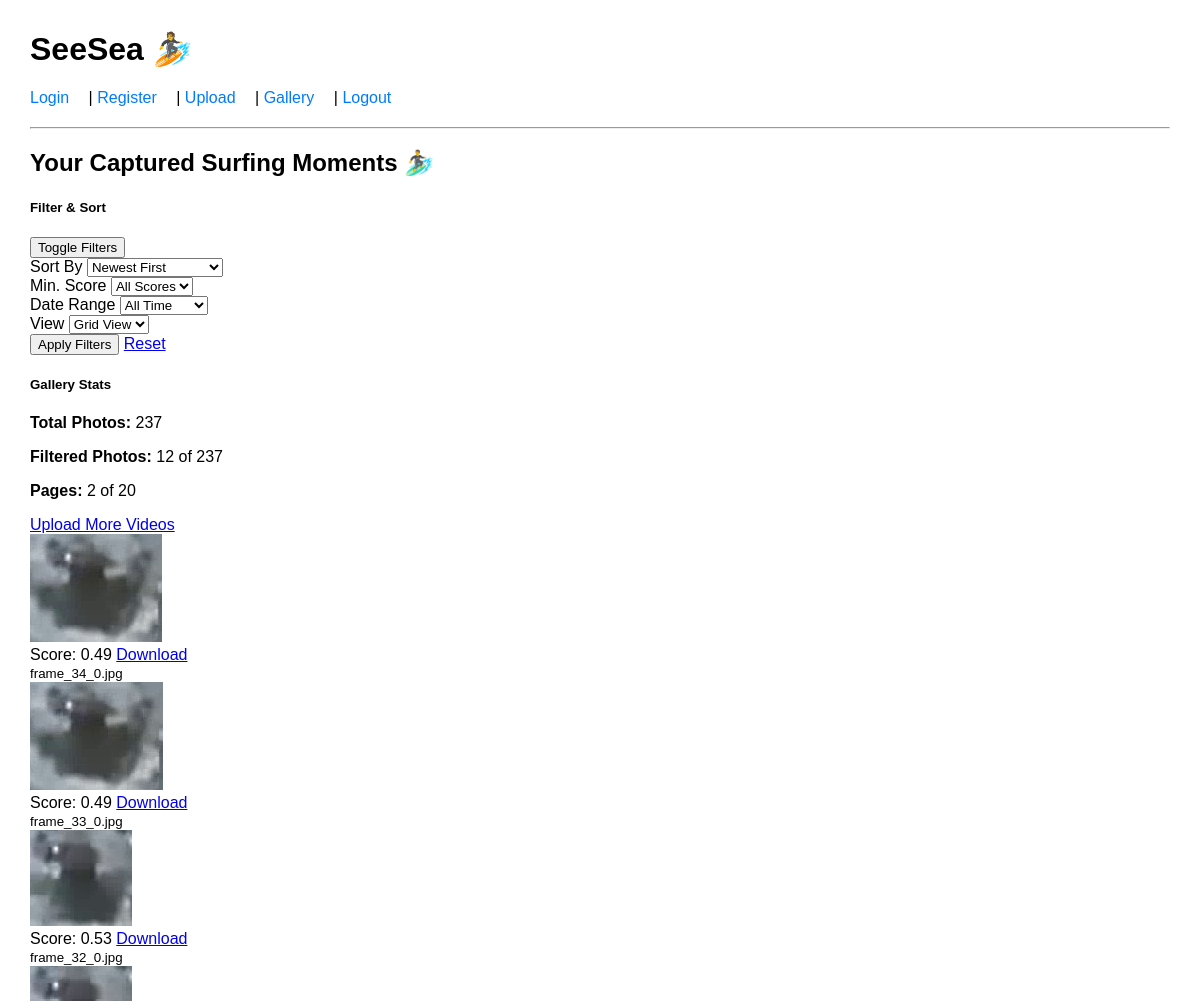
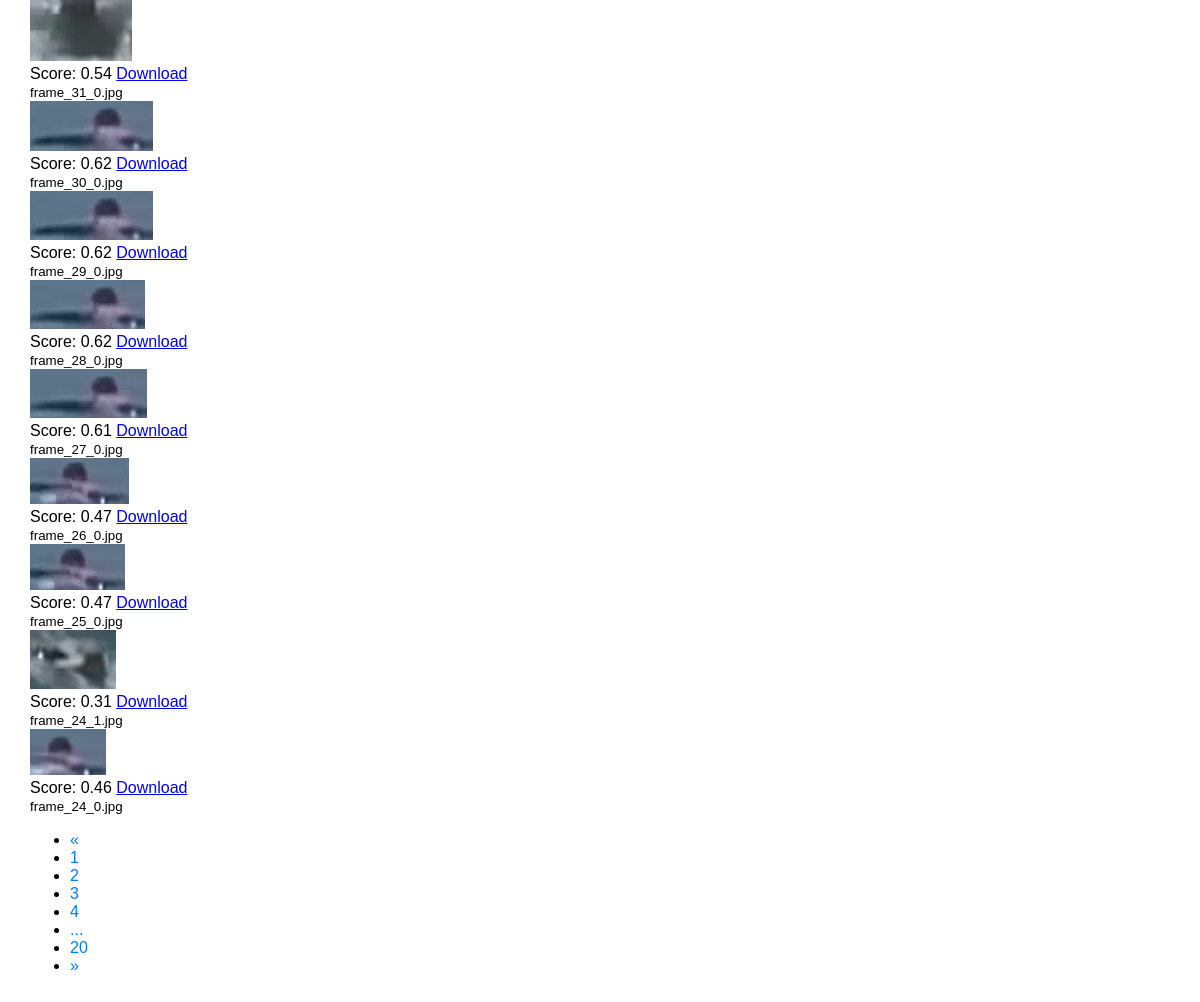
Page /upload/gallery?page=2&sort=date_desc&min_score=0.0&view=grid (signed in) on the committed database (2 pictures, top to bottom).
### app/models.py (models this page shows)
class SurferFrame(Base):
    __tablename__ = "surfer_frames"
    id = Column(Integer, primary_key=True)
    user_id = Column(Integer, nullable=False)
    frame_path = Column(String, nullable=False)
    x1 = Column(Float)
    y1 = Column(Float)
    x2 = Column(Float)
    y2 = Column(Float)
    score = Column(Float)

### app/upload/routes.py (the view, shortened to what this page needs)
@upload_bp.route("/gallery")
@login_required
def gallery():
    sort_option = request.args.get('sort', 'date_desc')
    min_score = float(request.args.get('min_score', 0))
    view_option = request.args.get('view', 'grid')
    date_range = request.args.get('date_range', 'all')
    page = request.args.get('page', 1, type=int)
    per_page = request.args.get('per_page', 12, type=int)  # Number of photos per page
    session = SessionLocal()
    try:
        query = session.query(SurferFrame).filter_by(user_id=current_user.id).filter(SurferFrame.score >= min_score)
        if sort_option == 'date_asc':
            query = query.order_by(SurferFrame.id.asc())
        elif sort_option == 'date_desc':
            query = query.order_by(SurferFrame.id.desc())
        elif sort_option == 'score_asc':
            query = query.order_by(SurferFrame.score.asc())
        elif sort_option == 'score_desc':
            query = query.order_by(SurferFrame.score.desc())
        total_count = query.count()
        total_pages = (total_count + per_page - 1) // per_page  # Ceiling division
        offset = (page - 1) * per_page
        frames = query.limit(per_page).offset(offset).all()
        for frame in frames:
            if frame.frame_path.startswith("app/static/"):
                frame.frame_path = frame.frame_path[len("app/static/"):]
        pagination = {
            'page': page,
            'per_page': per_page,
            'total_count': total_count,
            'total_pages': total_pages,
            'has_prev': page > 1,
            'has_next': page < total_pages,
            'prev_page': page - 1 if page > 1 else None,
            'next_page': page + 1 if page < total_pages else None,
        }
        return render_template(
            "gallery.html",
            frames=frames,
            pagination=pagination,
            sort_option=sort_option,
            min_score=min_score,
            view_option=view_option,
            date_range=date_range
        )
    except Exception as e:
        flash(f"Error loading gallery: {str(e)}", "error")
        return redirect(url_for("upload.profile"))
    finally:
        session.close()

### app/__init__.py (called while the page is built)
def create_app():
    app = Flask(__name__)
    app.config.from_object(Config)
    login_manager = LoginManager()
    login_manager.login_view = "auth.login"
    login_manager.init_app(app)
    @login_manager.user_loader
    def load_user(user_id):
        session = SessionLocal()
        return session.query(User).get(int(user_id))
    from app.auth import auth_bp
    from app.upload import upload_bp
    app.register_blueprint(auth_bp)
    app.register_blueprint(upload_bp)
    return app

### app/templates/gallery.html (shortened to what this page needs)
{% extends "base.html" %}
{% block content %}
<div class="container">
  <div class="row mb-4">
    <div class="col">
      <h2 class="mt-4 mb-3">Your Captured Surfing Moments 🏄‍♂️</h2>
    </div>
  </div>
  <div class="row mb-4">
    <div class="col-md-8">
      <div class="card">
        <div class="card-header bg-light d-flex justify-content-between align-items-center">
          <h5 class="mb-0">Filter & Sort</h5>
          <button class="btn btn-sm btn-outline-secondary" type="button" data-bs-toggle="collapse" data-bs-target="#filterCollapse" aria-expanded="true" aria-controls="filterCollapse">
             Toggle Filters
          </button>
        </div>
        <div class="collapse show" id="filterCollapse">
          <div class="card-body">
            <form method="GET" class="row g-3">
              <div class="col-md-6 col-lg-3">
                <label class="form-label">Sort By</label>
                <select name="sort" class="form-select">
                  <option value="date_desc" {% if sort_option == 'date_desc' %}selected{% endif %}>Newest First</option>
                </select>
              </div>
              <div class="col-md-6 col-lg-3">
                <label class="form-label">Min. Score</label>
                <select name="min_score" class="form-select">
                  <option value="0" {% if min_score == 0 %}selected{% endif %}>All Scores</option>
                </select>
              </div>
              <div class="col-md-6 col-lg-3">
                <label class="form-label">Date Range</label>
                <select name="date_range" class="form-select">
                  <option value="all" {% if date_range == 'all' %}selected{% endif %}>All Time</option>
                </select>
              </div>
              <div class="col-md-6 col-lg-3">
                <label class="form-label">View</label>
                <select name="view" class="form-select">
                  <option value="grid" {% if view_option == 'grid' %}selected{% endif %}>Grid View</option>
                </select>
              </div>
              <div class="col-12 text-center mt-3">
                <button type="submit" class="btn btn-primary">Apply Filters</button>
                <a href="{{ url_for('upload.gallery') }}" class="btn btn-outline-secondary ms-2">Reset</a>
              </div>
            </form>
          </div>
        </div>
      </div>
    </div>
    <div class="col-md-4">
      <div class="card h-100">
        <div class="card-header bg-info text-white">
          <h5 class="mb-0">Gallery Stats</h5>
        </div>
        <div class="card-body">
          <p><strong>Total Photos:</strong> {{ pagination.total_count }}</p>
          <p><strong>Filtered Photos:</strong> {{ frames|length }} of {{ pagination.total_count }}</p>
          <p><strong>Pages:</strong> {{ pagination.page }} of {{ pagination.total_pages }}</p>
          <a href="{{ url_for('upload.video_upload') }}" class="btn btn-primary">Upload More Videos</a>
        </div>
      </div>
    </div>
  </div>
  {% if frames %}
    <div class="row row-cols-1 row-cols-md-2 row-cols-lg-3 row-cols-xl-4 g-4">
      {% for frame in frames %}
        <div class="col">
          <div class="card h-100">
            <a href="{{ url_for('static', filename=frame.frame_path.replace('\\', '/')) }}" target="_blank">
              <img src="{{ url_for('static', filename=frame.frame_path.replace('\\', '/')) }}"
                 class="card-img-top"
                 alt="Surf Frame {{ loop.index }}">
            </a>
            <div class="card-body">
              <div class="d-flex justify-content-between align-items-center">
                <span class="badge bg-primary">Score: {{ '%.2f' % frame.score }}</span>
                <a href="{{ url_for('static', filename=frame.frame_path.replace('\\', '/')) }}"
                   class="btn btn-sm btn-outline-secondary"
                   download>
                  Download
                </a>
              </div>
              <small class="text-muted">{{ frame.frame_path.split('/')[-1] }}</small>
            </div>
          </div>
        </div>
      {% endfor %}
    </div>
    {% if pagination.total_pages > 1 %}
    <div class="row mt-4">
      <div class="col-12">
        <nav aria-label="Gallery pagination">
          <ul class="pagination justify-content-center">
            <li class="page-item {% if not pagination.has_prev %}disabled{% endif %}">
              <a class="page-link" href="{{ url_for('upload.gallery', page=pagination.prev_page, sort=sort_option, min_score=min_score, view=view_option) if pagination.has_prev else '#' }}" aria-label="Previous">
                <span aria-hidden="true">&laquo;</span>
              </a>
            </li>
            {% for page_num in range(1, pagination.total_pages + 1) %}
              {% if page_num == 1 or page_num == pagination.total_pages or (page_num >= pagination.page - 2 and page_num <= pagination.page + 2) %}
                <li class="page-item {% if page_num == pagination.page %}active{% endif %}">
                  <a class="page-link" href="{{ url_for('upload.gallery', page=page_num, sort=sort_option, min_score=min_score, view=view_option) }}">
                    {{ page_num }}
                  </a>
                </li>
              {% elif page_num == pagination.page - 3 or page_num == pagination.page + 3 %}
                <li class="page-item disabled">
                  <a class="page-link" href="#">...</a>
                </li>
              {% endif %}
            {% endfor %}
            <li class="page-item {% if not pagination.has_next %}disabled{% endif %}">
              <a class="page-link" href="{{ url_for('upload.gallery', page=pagination.next_page, sort=sort_option, min_score=min_score, view=view_option) if pagination.has_next else '#' }}" aria-label="Next">
                <span aria-hidden="true">&raquo;</span>
              </a>
            </li>
          </ul>
        </nav>
      </div>
    </div>
    {% endif %}
  {% endif %}
</div>
{% endblock %}

### app/templates/base.html (style rules this page uses)
body { font-family: Arial, sans-serif; margin: 30px; }
nav { margin-bottom: 20px; }
nav a { text-decoration: none; color: #007BFF; margin-right: 15px; }

### rows in the picture
SurferFrame: frame_path (picture), score "0.49", frame_path "frame_34_0.jpg"
SurferFrame: frame_path (picture), score "0.49", frame_path "frame_33_0.jpg"
SurferFrame: frame_path (picture), score "0.53", frame_path "frame_32_0.jpg"
SurferFrame: frame_path (picture), score "0.54", frame_path "frame_31_0.jpg"
SurferFrame: frame_path (picture), score "0.62", frame_path "frame_30_0.jpg"
SurferFrame: frame_path (picture), score "0.62", frame_path "frame_29_0.jpg"
SurferFrame: frame_path (picture), score "0.62", frame_path "frame_28_0.jpg"
SurferFrame: frame_path (picture), score "0.61", frame_path "frame_27_0.jpg"
SurferFrame: frame_path (picture), score "0.47", frame_path "frame_26_0.jpg"
SurferFrame: frame_path (picture), score "0.47", frame_path "frame_25_0.jpg"
SurferFrame: frame_path (picture), score "0.31", frame_path "frame_24_1.jpg"
SurferFrame: frame_path (picture), score "0.46", frame_path "frame_24_0.jpg"

### other values in the picture
{{ pagination.total_count }} "237"
{{ frames|length }} "12"
{{ pagination.page }} "2"
{{ pagination.total_pages }} "20"
{{ page_num }} "1" "2" "3" "4" "20"
